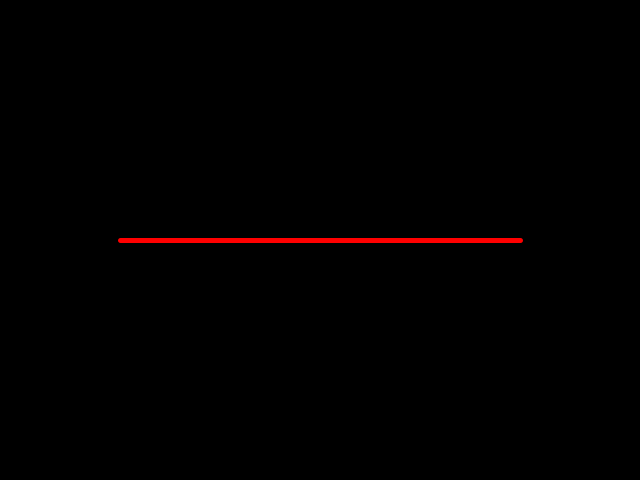
Frame 1 (no input)
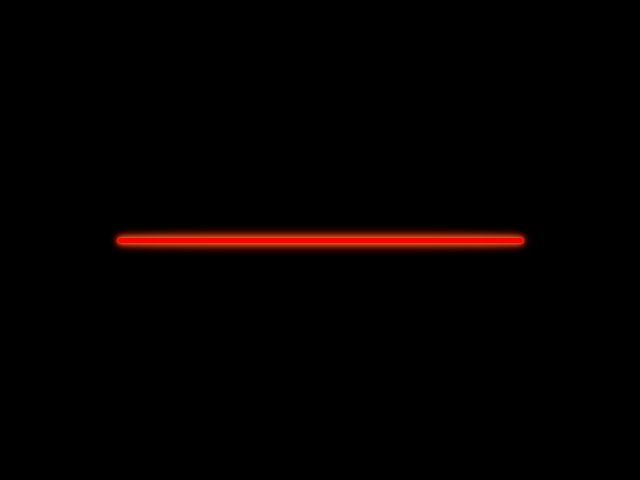
Frame 60 (the mouse pressed at the canvas centre just before this capture)
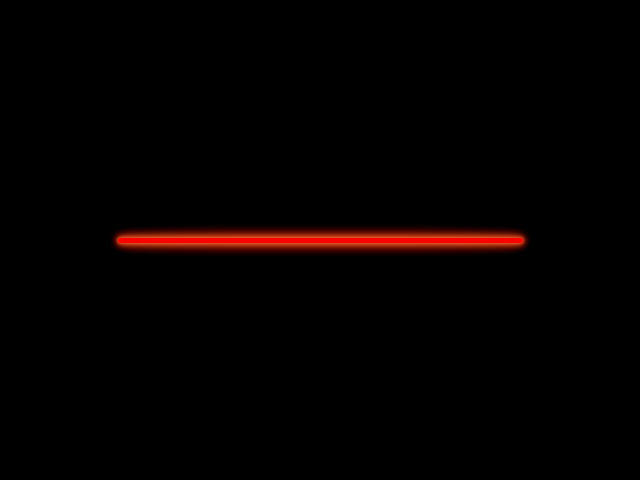
Frame 120 (the mouse held since frame 60 and released just before this capture)

The Processing sketch that drew these frames (run headless with seeded random() and noise(); from frame 60 on, the mouse is pressed at the canvas centre):

// Processing sketch: glow
// ── glow.pde
void setup() {
  size(640, 480);
  background(0);
}

void draw() {
  line(120, 240, 520, 240);
  strokeWeight(5);
  strokeCap(ROUND);
  stroke(255, 0, 0);
  filter(BLUR, 1);
  
  line(120, 240, 520, 240);
  strokeWeight(5);
  strokeCap(ROUND);
  stroke(255, 100, 50);
}
